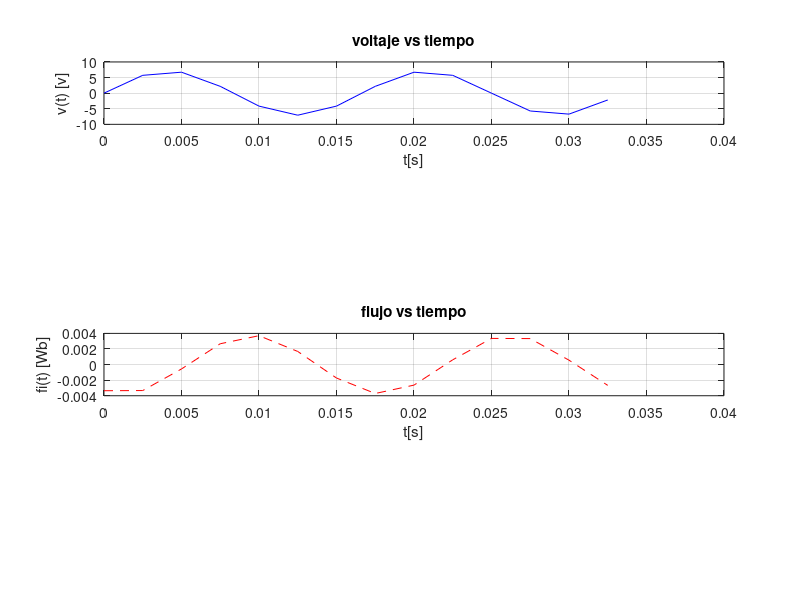

Here is the MATLAB script that generated this plot:
% Entrada de datos
V = input('Digita el voltaje nominal en voltios, recuerda, este debe ser mayor a cero: ')
S = input('Digita la potencia en voltamperios, recuerda, este debe ser mayor a cero: ')
N = input('Digita el número de espiras, recuerda, este debe ser mayor a 100: ')
fp = input('Digita el factor potencia, recuerda, que este debe ser un número entre 0 y 1: ')


% Procesamiento de los datos (calculos)
theta_radianes = acos(fp)
theta_grados = theta_radianes * 180 / pi 
fi_max = V / (266.4 * N)
i_max = S * sqrt(2) / V


% Plots
t = 0:0.0025:0.033  

figure

% Gráfico voltaje vs tiempo
subplot(4,1,1)
v_t = V * sqrt(2) * sin(377 * t)
plot(t, v_t, 'b')
title('voltaje vs tiempo')
xlabel('t[s]')
ylabel('v(t) [v]')
grid on

% Gráfico corriente vs tiempo
subplot(4,1,2)
i_t = i_max * sin(377 * t - theta_grados)
plot(t, i_t, '-g')
title('corriente vs tiempo')
xlabel('t[s]')
ylabel('i(t) [A]')
grid on

% Gráfico flujo vs tiempo
subplot(4,1,3)
fi_t = fi_max * sin(377 * t - 90)
plot(t, fi_t, '--r')
title('flujo vs tiempo')
xlabel('t[s]')
ylabel('fi(t) [Wb]')
grid on

% Gráfico flujo vs corriente
subplot(4,1,4)
plot(fi_t, i_t, '--c')
title('flujo vs corriente')
xlabel('i(t) [A]')
ylabel('fi(t) [Wb]')
grid on


% Magnitudes calculadas a partir del tiempo que ingrese el usuario
time = input('Digita el instante del tiempo del cual deseas conocer el valor de las magnitudes: ')

v_t = V * sqrt(2) * sin(377 * time)
i_t = i_max * sin(377 * time - theta_grados)
fi_t = fi_max * sin(377 * time - 90)

fprintf('EL valor del voltaje en el instante del tiempo %f segundos es: %f voltios\n', time, v_t)
fprintf('EL valor de la corriente en el instante del tiempo %f segundos es: %f amperios\n', time, i_t)
fprintf('EL valor del flujo en el instante del tiempo %f segundos es: %f webber\n', time, fi_t)
